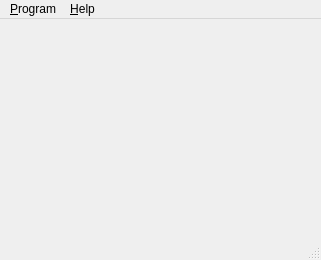
<ui version="4.0" >
 <class>KDesktopPersonalAsistantClass</class>
 <widget class="QMainWindow" name="KDesktopPersonalAsistantClass" >
  <property name="geometry" >
   <rect>
    <x>0</x>
    <y>0</y>
    <width>321</width>
    <height>260</height>
   </rect>
  </property>
  <property name="windowTitle" >
   <string>MainWindow</string>
  </property>
  <widget class="QWidget" name="centralwidget" >
   <layout class="QGridLayout" name="gridLayout" >
    <property name="margin" >
     <number>0</number>
    </property>
    <property name="spacing" >
     <number>0</number>
    </property>
    <item row="0" column="0" >
     <layout class="QVBoxLayout" name="verticalLayout" >
      <property name="spacing" >
       <number>0</number>
      </property>
      <property name="sizeConstraint" >
       <enum>QLayout::SetNoConstraint</enum>
      </property>
     </layout>
    </item>
   </layout>
  </widget>
  <widget class="QMenuBar" name="menubar" >
   <property name="geometry" >
    <rect>
     <x>0</x>
     <y>0</y>
     <width>321</width>
     <height>19</height>
    </rect>
   </property>
   <widget class="QMenu" name="menu_Exit" >
    <property name="tearOffEnabled" >
     <bool>true</bool>
    </property>
    <property name="title" >
     <string comment="Program exit" >&amp;Program</string>
    </property>
    <addaction name="action_Exit" />
   </widget>
   <widget class="QMenu" name="menuHelp" >
    <property name="title" >
     <string>&amp;Help</string>
    </property>
   </widget>
   <addaction name="menu_Exit" />
   <addaction name="menuHelp" />
  </widget>
  <widget class="QStatusBar" name="statusbar" />
  <action name="action_Exit" >
   <property name="text" >
    <string>&amp;Exit</string>
   </property>
  </action>
 </widget>
 <resources/>
 <connections/>
</ui>
